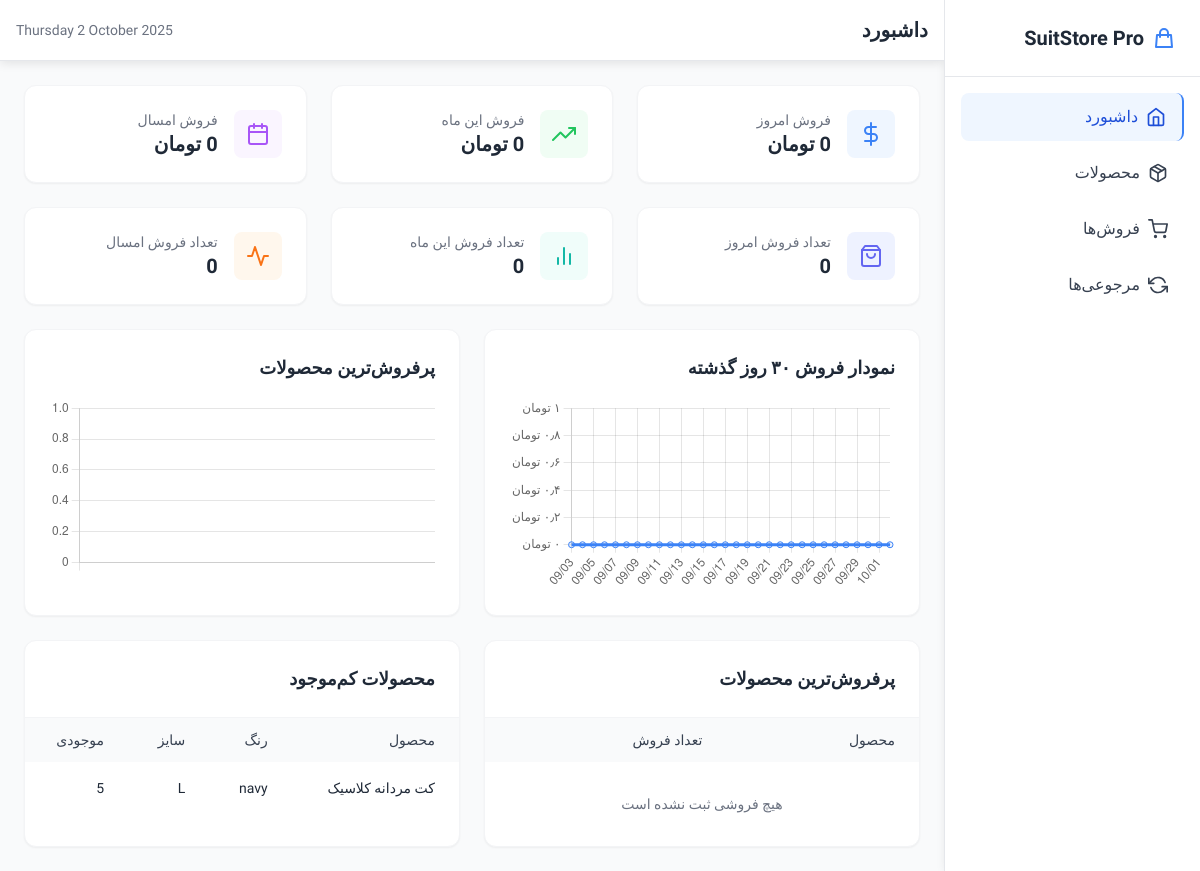
The page / on the database its author committed.
### tables this page shows
CREATE TABLE Product_Variants (
    variant_id INT AUTO_INCREMENT PRIMARY KEY,
    product_id INT NOT NULL,
    color VARCHAR(50),
    size VARCHAR(20),
    stock INT DEFAULT 0,
    price DECIMAL(10,2) NOT NULL,
    FOREIGN KEY (product_id) REFERENCES Products(product_id) ON DELETE CASCADE
);

CREATE TABLE Products (
    product_id INT AUTO_INCREMENT PRIMARY KEY,
    model_name VARCHAR(255) NOT NULL,
    description TEXT,
    category VARCHAR(100),
    created_at TIMESTAMP DEFAULT CURRENT_TIMESTAMP
);

### index.php (the view, shortened to what the rows shown need)
<?php
include 'env/db.php';
$low_stock = $conn->query("SELECT p.model_name, pv.color, pv.size, pv.stock FROM Products p JOIN Product_Variants pv ON p.product_id = pv.product_id WHERE pv.stock <= 5 ORDER BY pv.stock ASC LIMIT 10");
$sales_chart_data = [];
for ($i = 29; $i >= 0; $i--) {
    $date = date('Y-m-d', strtotime("-$i days"));
    $amount = $conn->query("SELECT SUM(si.quantity * si.sell_price) as total FROM Sales s JOIN Sale_Items si ON s.sale_id = si.sale_id WHERE DATE(s.sale_date) = '$date'")->fetch_assoc()['total'] ?: 0;
    $sales_chart_data[] = $amount;
}
$top_products_labels = [];
$top_products_data = [];
?>
<!DOCTYPE html>
<html lang="fa" dir="rtl">
<head>
    <script src="https://cdn.tailwindcss.com"></script>
</head>
<body class="bg-gray-50">
    <div class="flex h-screen overflow-hidden">
        <aside class="w-64 bg-white border-l border-gray-200 flex flex-col sidebar-shadow">
            <div class="p-6 border-b border-gray-200">
                <h1 class="text-xl font-bold text-gray-800 flex items-center">
                    <svg xmlns="http://www.w3.org/2000/svg" class="h-6 w-6 ml-2 text-blue-500" fill="none" viewBox="0 0 24 24" stroke="currentColor">
                        <path stroke-linecap="round" stroke-linejoin="round" stroke-width="2" d="M16 11V7a4 4 0 00-8 0v4M5 9h14l1 12H4L5 9z" />
                    </svg>
                    SuitStore Pro
                </h1>
            </div>
        </aside>
        <div class="flex-1 overflow-auto custom-scrollbar">
            <header class="bg-white border-b border-gray-200 p-4 flex justify-between items-center header-shadow">
                <h2 class="text-xl font-semibold text-gray-800">داشبورد</h2>
            </header>
            <main class="p-6">
                <div class="grid grid-cols-1 lg:grid-cols-2 gap-6">
                    <div class="bg-white rounded-xl shadow-sm border border-gray-100 overflow-hidden">
                        <div class="overflow-x-auto">
                            <table class="w-full text-sm">
                                <thead class="bg-gray-50">
                                    <tr>
                                        <th class="px-6 py-3 text-right font-medium text-gray-700">محصول</th>
                                        <th class="px-6 py-3 text-right font-medium text-gray-700">تعداد فروش</th>
                                    </tr>
                                </thead>
                            </table>
                        </div>
                    </div>
                    <div class="bg-white rounded-xl shadow-sm border border-gray-100 overflow-hidden">
                        <div class="overflow-x-auto">
                            <table class="w-full text-sm">
                                <thead class="bg-gray-50">
                                    <tr>
                                        <th class="px-6 py-3 text-right font-medium text-gray-700">محصول</th>
                                        <th class="px-6 py-3 text-right font-medium text-gray-700">رنگ</th>
                                        <th class="px-6 py-3 text-right font-medium text-gray-700">سایز</th>
                                        <th class="px-6 py-3 text-right font-medium text-gray-700">موجودی</th>
                                    </tr>
                                </thead>
                                <tbody class="divide-y divide-gray-100">
                                    <?php
                                    if ($low_stock->num_rows > 0) {
                                        while($item = $low_stock->fetch_assoc()){
                                            $stock_class = $item['stock'] == 0 ? 'low-stock' : '';
                                            echo "<tr class='hover:bg-gray-50 {$stock_class}'>
                                                    <td class='px-6 py-4 text-gray-800'>{$item['model_name']}</td>
                                                    <td class='px-6 py-4 text-gray-800'>{$item['color']}</td>
                                                    <td class='px-6 py-4 text-gray-800'>{$item['size']}</td>
                                                    <td class='px-6 py-4 text-gray-800 font-medium'>{$item['stock']}</td>
                                                </tr>";
                                        }
                                    } else {
                                        echo "<tr><td colspan='4' class='px-6 py-8 text-center text-gray-500'>هیچ محصول کم‌موجودی وجود ندارد</td></tr>";
                                    }
                                    ?>
                                </tbody>
                            </table>
                        </div>
                    </div>
                </div>
            </main>
        </div>
    </div>
    <script>
        feather.replace();
        // Sales Chart
        const salesCtx = document.getElementById('salesChart').getContext('2d');
        const salesChart = new Chart(salesCtx, {
            type: 'line',
            data: {
                labels: [
                    <?php
                    for ($i = 29; $i >= 0; $i--) {
                        echo "'" . date('m/d', strtotime("-$i days")) . "',";
                    }
                    ?>
                ],
                datasets: [{
                    label: 'فروش روزانه (تومان)',
                    data: [<?php echo implode(',', $sales_chart_data); ?>],
                    borderColor: 'rgb(59, 130, 246)',
                    backgroundColor: 'rgba(59, 130, 246, 0.1)',
                    tension: 0.4,
                    fill: true
                }]
            },
            options: {
                responsive: true,
                plugins: {
                    legend: {
                        display: false
                    }
                },
                scales: {
                    y: {
                        beginAtZero: true,
                        ticks: {
                            callback: function(value) {
                                return value.toLocaleString('fa-IR') + ' تومان';
                            }
                        }
                    }
                }
            }
        });
        // Top Products Chart
        const topProductsCtx = document.getElementById('topProductsChart').getContext('2d');
        const topProductsChart = new Chart(topProductsCtx, {
            type: 'bar',
            data: {
                labels: [<?php echo "'" . implode("','", $top_products_labels) . "'"; ?>],
                datasets: [{
                    label: 'تعداد فروش',
                    data: [<?php echo implode(',', $top_products_data); ?>],
                    backgroundColor: 'rgba(34, 197, 94, 0.8)',
                    borderColor: 'rgb(34, 197, 94)',
                    borderWidth: 1
                }]
            },
            options: {
                responsive: true,
                plugins: {
                    legend: {
                        display: false
                    }
                },
                scales: {
                    y: {
                        beginAtZero: true
                    }
                }
            }
        });
    </script>
</body>
</html>

### rows shown on the page
product_variants: product.model_name "کت مردانه کلاسیک", color "navy", size "L", stock "5"

### other values the page prints
$today_sales_amount "0"
$month_sales_amount "0"
$year_sales_amount "0"
$today_sales_count "0"
$month_sales_count "0"
$year_sales_count "0"
chart data {{ date('m/d', strtotime("-$i days")) }} 09/03, 09/04, 09/05, 09/06, 09/07, 09/08, 09/09, 09/10, 09/11, 09/12, 09/13, 09/14, 09/15, 09/16, 09/17, 09/18, 09/19, 09/20, 09/21, 09/22, 09/23, 09/24, 09/25, 09/26, 09/27, 09/28, 09/29, 09/30, 10/01, 10/02
chart data {{ implode(',', $sales_chart_data) }} 0,0,0,0,0,0,0,0,0,0,0,0,0,0,0,0,0,0,0,0,0,0,0,0,0,0,0,0,0,0
